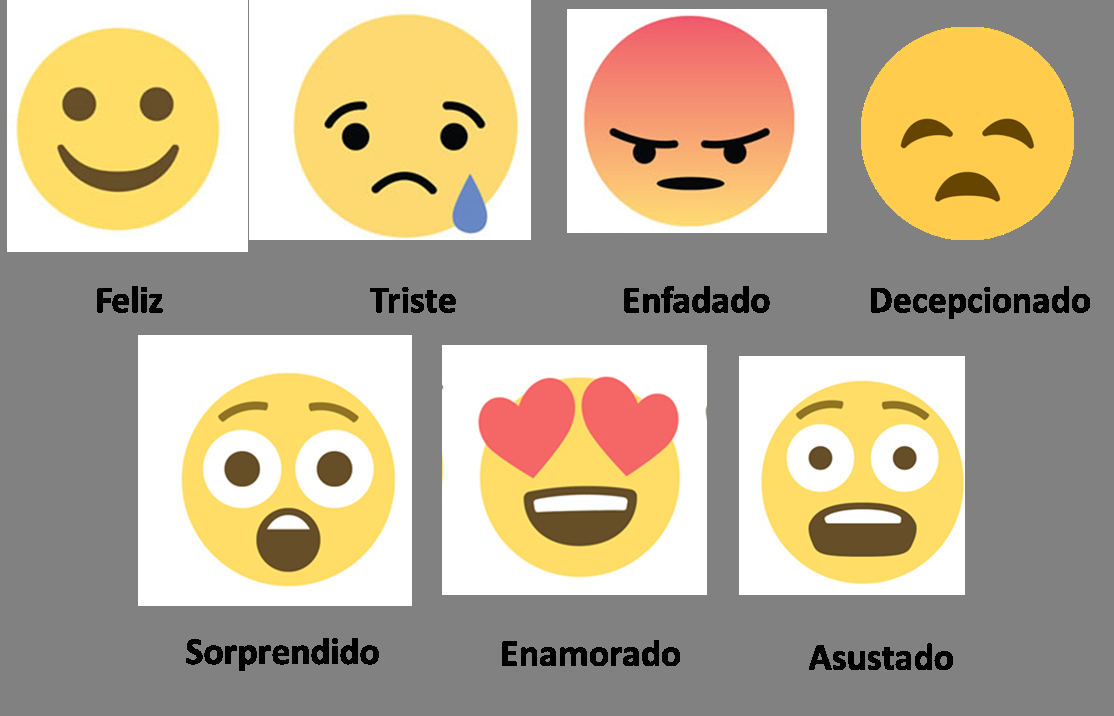
#> input picture 9c4f6cf6c42054be91c5b835de68eadf.png, 1114 x 716 px, given in place of the camera
$ python capturando_caras_emociones.py
#> lines starting #> are read from the running program, lines starting #| are printed output that depends on the picture; after the words box and inside, x2 and y2 are one past the last pixel; in counts of white or black regions, pixels touching at a corner belong together
# 	Nombre: capturando_caras_emociones.py
#	Autor: Daniel Antonio Quihuis Quihuis Hernandez
#	Fecha: Abril del 2022
#	Descripcion: Este archivo contiene el codigo que captura los rostros para el reconocimiento de emociones

import cv2
import os
import imutils

# [4 lines of commented-out code are left out]
emotionName = 'Neutral'
#emotionName = 'Asustado'

dataPath = '' #Ruta de "Data"
emotionsPath = dataPath + '/' + emotionName

if not os.path.exists(emotionsPath):
	print('Directorio creado con exito!: ',emotionsPath)
	os.makedirs(emotionsPath)

cap = cv2.VideoCapture(0,cv2.CAP_DSHOW)

faceClassif = cv2.CascadeClassifier(cv2.data.haarcascades+'haarcascade_frontalface_default.xml')
count = 0

while True:

	ret, frame = cap.read()
#> frame is the input picture: shape (716, 1114, 3); mean B, G, R 146.8, 172.2, 186.1
	if ret == False: break
	frame =  imutils.resize(frame, width=640)
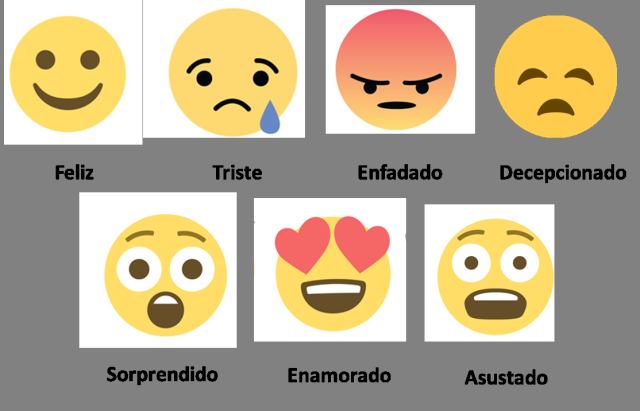
#> frame: shape (411, 640, 3); mean B, G, R 146.8, 172.2, 186.1
	gray = cv2.cvtColor(frame, cv2.COLOR_BGR2GRAY)
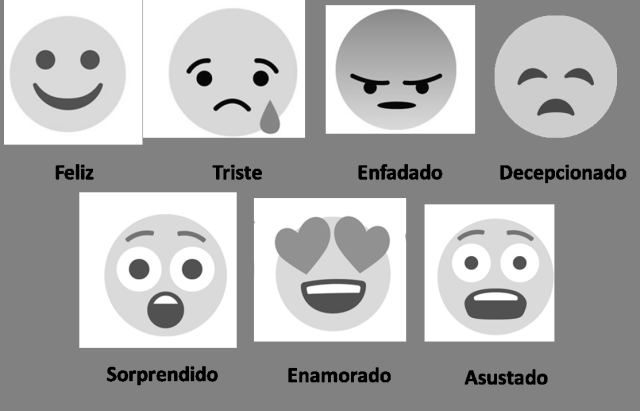
#> gray: shape (411, 640); min 0, max 255, mean 173.5
	auxFrame = frame.copy()

	faces = faceClassif.detectMultiScale(gray,1.3,5)
#> faces = [[489, 20, 138, 138]]

	for (x,y,w,h) in faces:
		cv2.rectangle(frame, (x,y),(x+w,y+h),(0,255,0),2)
		rostro = auxFrame[y:y+h,x:x+w]
		rostro = cv2.resize(rostro,(150,150),interpolation=cv2.INTER_CUBIC)
		cv2.imwrite(emotionsPath + '/cara_{}.jpg'.format(count),rostro)
		count = count + 1
#> this loop made 1 pass
#> (x, y, w, h, count) on pass 1: (489, 20, 138, 138, 1)
#> pass 1, `rostro = auxFrame[y:y+h,x:x+w]`:
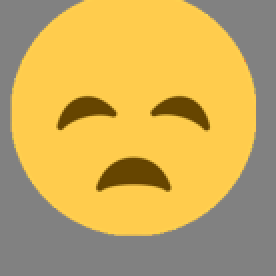
#> rostro: shape (138, 138, 3) (shown 2 times larger); mean B, G, R 93.3, 168.9, 199.4
#> pass 1, `rostro = cv2.resize(rostro,(150,150),interpolation=cv2.INTER_CUBIC)`:
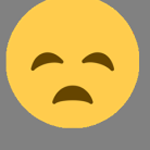
#> rostro: shape (150, 150, 3); mean B, G, R 93.3, 168.9, 199.4
#> after the loop:
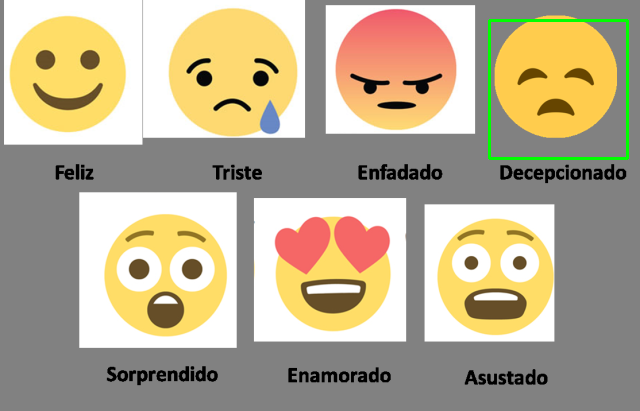
#> frame: shape (411, 640, 3); 0.63% of pixels changed, all inside (x1, y1, x2, y2) = (488, 19, 629, 160)
#> after the loop, count = 1
	cv2.imshow('frame',frame)

	k =  cv2.waitKey(1)
#> (key Esc is pressed here)
	if k == 27 or count >= 275:
		break

cap.release()
cv2.destroyAllWindows()
